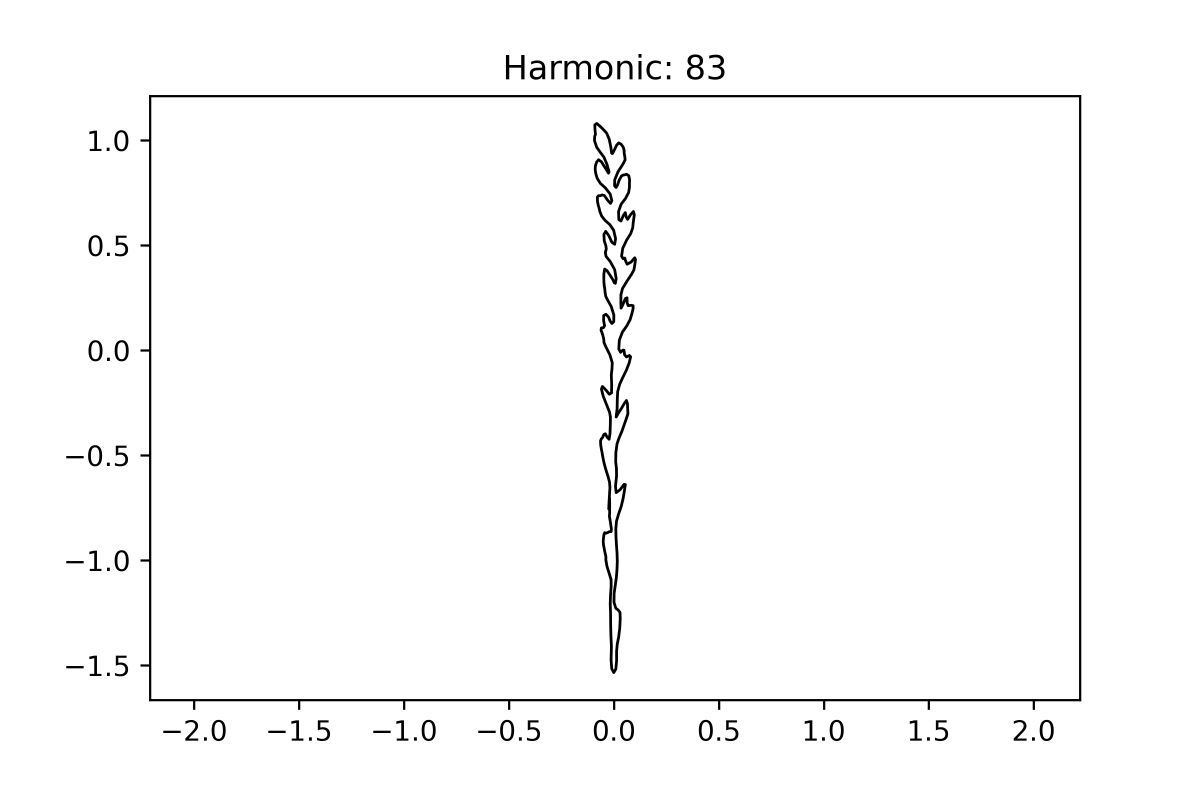
#> input picture testing_EFD_83.png, 3600 x 2400 px (shown at 1/3 size)
$ python -i Label_Spikes.py   (imports and definitions only)   (older library calls are emulated)
#> lines starting #> are read from the running program, lines starting #| are printed output that depends on the picture; after the words box and inside, x2 and y2 are one past the last pixel; in counts of white or black regions, pixels touching at a corner belong together
# -*- coding: utf-8 -*-
"""
Created on Mon Feb 15 09:00:13 2021

@author: jbarreto
"""


# Label Spikes

import time
start_time = time.time()

import os
import numpy as np

import matplotlib.pyplot as plt

from skimage import io
import imageio as iio

from skimage.measure import label, regionprops
from skimage import morphology
from skimage.transform import rescale

from datetime import date

# today = str(date.today())
# print("Today's date:", today)


# # Gather the image files (change path)
# Images = io.ImageCollection(r'J:\My Drive\M.Sc\THESIS\ImageAnalysis\SpikeProperties\Spyk_Prop\CSSA\Images\IN\*.tif')


# Define the function
def label_spikes(Im, OutDir):


    # Read image
    # Im = Images.files[1]
#> called with Im = 'testing_EFD_83.png', OutDir = 'out.png'
    image0 = iio.imread(Im)
#> image0 is the input picture: shape (2400, 3600, 4); mean R, G, B, A 250.4, 250.4, 250.4, 151.6
    # io.imshow(image0)

    # Image Name
    Image_Name = Im.split('\\')[-1]
    Image_Name = Image_Name.split('.')[-0]
    # print(Image_Name.replace('.tif', ''))

    # Crop image based on scanner's margins
    image1 = image0[44:6940, 25:4970, :]
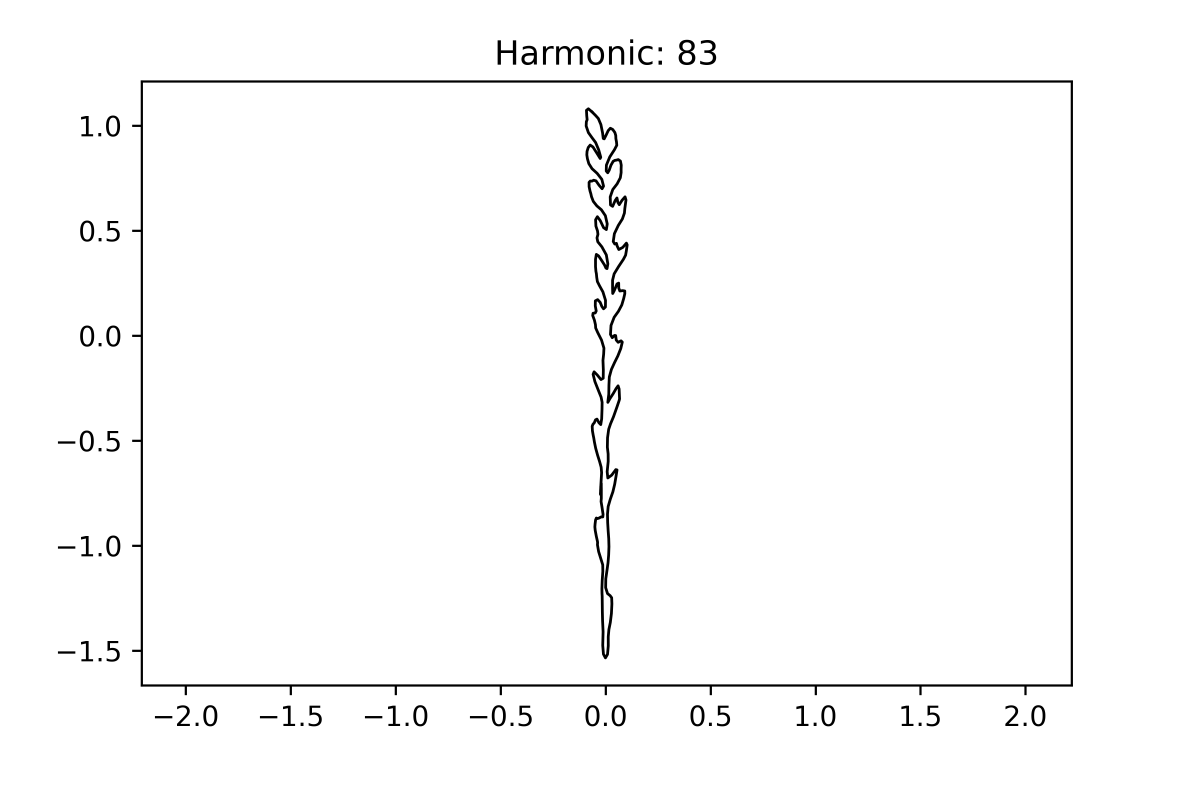
#> image1: shape (2356, 3575, 4) (shown at 1/3 size); mean R, G, B, A 250.3, 250.3, 250.3, 155.5; transparent parts drawn white
    # io.imshow(image1)
    image_rescaled = rescale(image1[...], 0.25, preserve_range=True, multichannel=True)
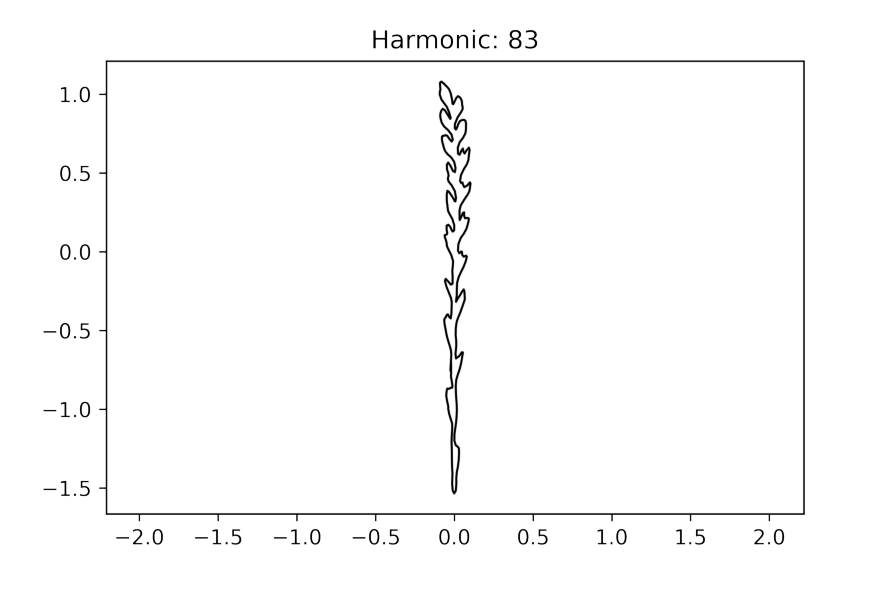
#> image_rescaled: shape (589, 894, 4) float64; mean R, G, B, A 250.3, 250.3, 250.3, 155.5; transparent parts drawn white
    final_image = image_rescaled.astype(np.uint8)
    image1 = final_image
#    io.imshow(image1)

    # Assign each color channel to a different variable
    red = image1[:, :, 0]
    # green = image1[:, :, 1]
    # blue = image1[:, :, 2]

    # Threshold based on the red channel (this depends on the image's background)
    bw0 = red > 40
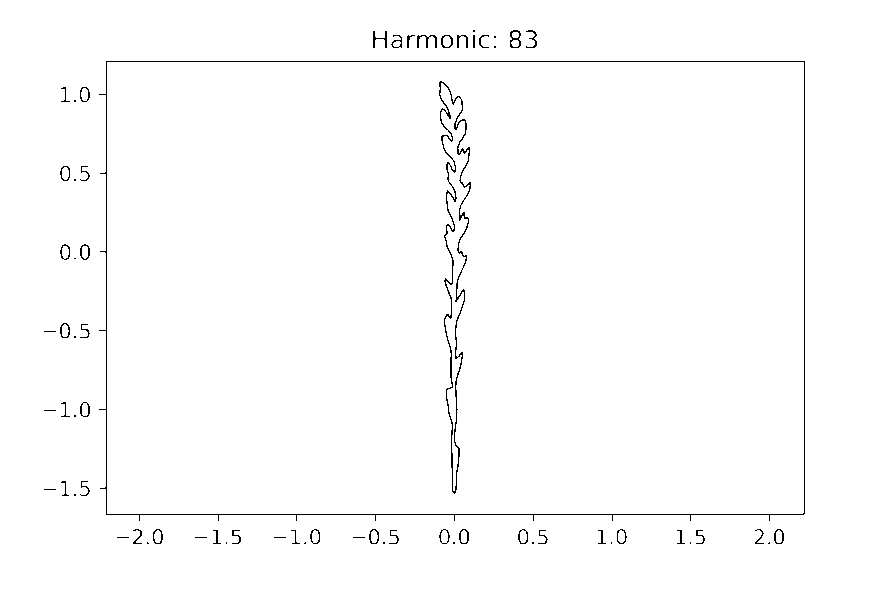
#> bw0: shape (589, 894) bool; 98.9% white; black in thin lines or dots, all inside (x1, y1, x2, y2) = (44, 30, 805, 544)
#    io.imshow(bw0)

    ## Remove noise
    bw1 = morphology.remove_small_objects(bw0, min_size=5000) # Filter out objects whose area < 10000
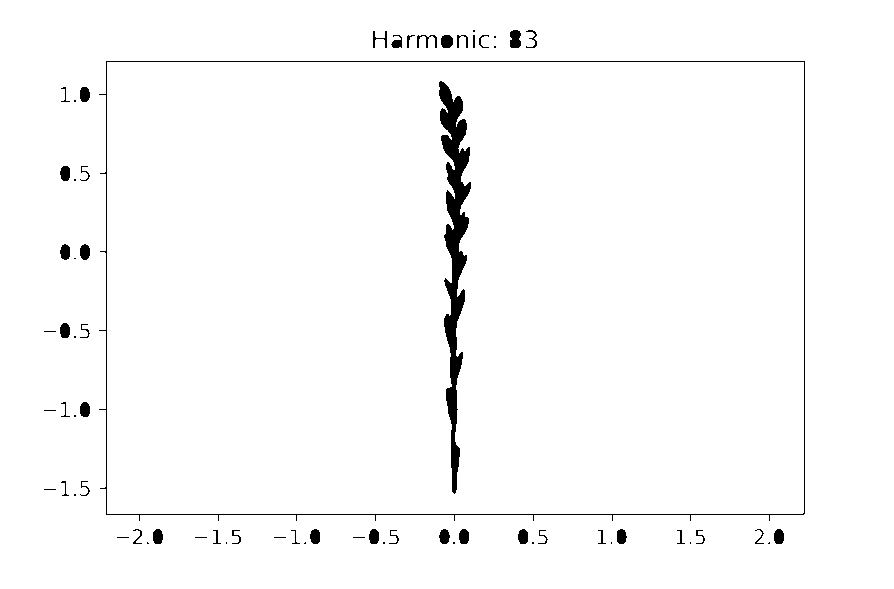
#> bw1: shape (589, 894) bool; 97.9% white; 67 black regions (25 under 20 px)
#    io.imshow(bw1)

    # Apply mask to RGB
    # image2 = np.asarray(image1)
    # image2 = np.where(bw1[..., None], image1, 0)        # third condition changes mask's background on a 1-255 scale
#    io.imshow(image2)


   # ------------ REGIONPROPS ------------

    # Import label and regionprops

    # Label spikes
    labeled_spks, num_spikes = label(bw1, return_num = True)
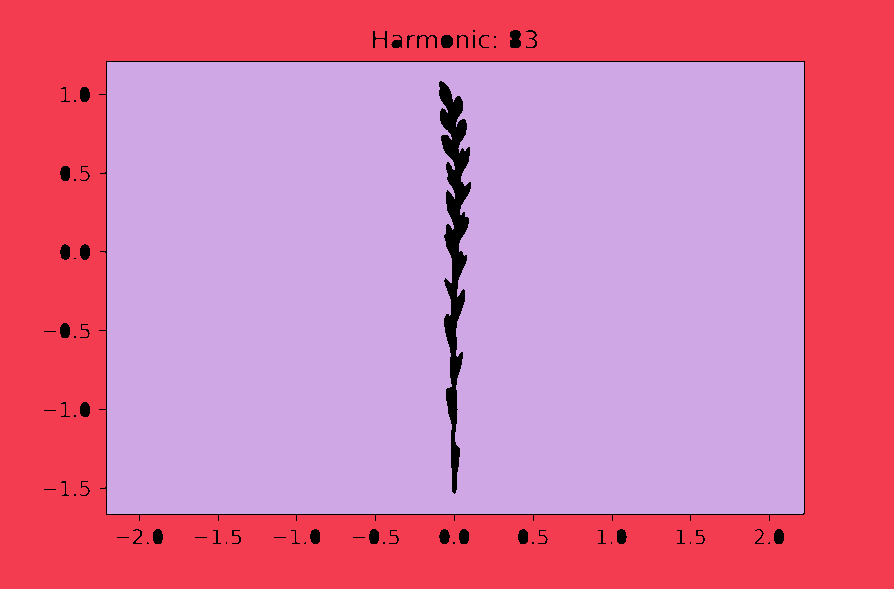
#> labeled_spks: shape (589, 894) int32; 3 distinct labels, from 0 to 2; one colour per label, 0 black
#> num_spikes = 2
    #io.imshow(labeled_spks == 2)

    # Visualize labels
    # io.imshow(labeled_spks)     # less computing intensive
    # image_label_overlay = color.label2rgb(labeled_spks, image=bw1, bg_label=0)  # more computing intensive
    # io.imshow(image_label_overlay)

    regions = regionprops(labeled_spks)
#> regions = 2 regions; box (x1, y1, x2, y2) and area: (107, 62, 804, 514) 309933, (0, 0, 894, 589) 205831

    # Verify that "Labeled" folder exists
    OUTpath = str(OutDir + '\Labeled')
    if not os.path.exists(OUTpath):
        os.makedirs(OUTpath)

    plt.ioff()
    fig, ax = plt.subplots()
    ax.imshow(bw1, cmap=plt.cm.gray)
    spike_ind = 0

    for props in regions:
        y0, x0 = props.centroid
        spike_ind = spike_ind + 1
        plt.text(x0, y0, str(spike_ind), color="red", fontsize=15)
#> this loop made 2 passes
#> (y0, x0, spike_ind) on passes 1 to 2: (303.3, 435.3, 1), (288.2, 455, 2)
#> after the loop, spike_ind = 2

    # plt.show()
    fig_name = str(OUTpath + '\\' + str(Image_Name) + '.png')
    plt.savefig(fig_name, dpi=300)
    # plt.close(fig)


Images = io.ImageCollection(r'J:\My Drive\M.Sc\THESIS\ImageAnalysis\SpikeProperties\Spyk_Prop\CSSA\Images\IN\*.tif')
OutDir = str(r'J:\My Drive\M.Sc\THESIS\ImageAnalysis\SpikeProperties\Spyk_Prop\CSSA\Images')
# Loop through images in folder
# [17 lines not run here, left out]

>>> result = label_spikes('testing_EFD_83.png', 'out.png')
